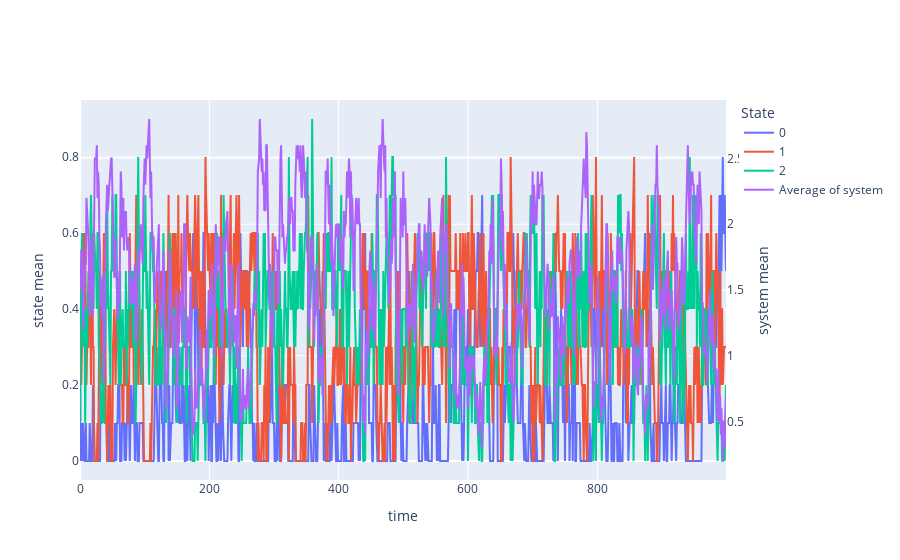

Source (notebook cell):
### Markdown cell above
For fixed system size, there exists a notable increase in the aligned spins as a function of chain length. The system seems to stabilize as the value chain increases.

### Code cell
# plot averages of populations over time
m.reset()
n    = 4
rule = generate_cycle(n)
g    = nx.path_graph(10)
m = Potts(g, agentStates = np.arange(rule.number_of_nodes()), 
          rules = rule)
m.t = .1
sim = m.simulate(1000)
lines = []
for state in range(ni):
    line = go.Scatter( y = (sim == state).mean(1), \
#                       legendgroup = 'state', \
                      name = f'{state}')
    lines.append(line)
lines.append(\
     go.Scatter(y = sim.mean(1), \
                name = 'Average of system',\
                yaxis = 'y2')
            )
fig = go.Figure(data = lines)
fig.update_layout(\
                 xaxis_title  = 'time',\
                 yaxis_title  = 'state mean',\
                 legend_title = 'State',\
                 yaxis2 = dict(overlaying = 'y',
                              side = 'right', \
                              title = 'system mean'))
fig.show()

### Figure 1 — Plotly figure (JSON) as saved in the notebook; plotly's stock layout.template omitted (floating-point values rounded to 4 significant figures; data arrays with more than 128 entries replaced by an {"elided": "..."} marker saying what was removed)
{"data": [{"name": "0", "type": "scatter", "y": {"elided": "1000 float values"}}, {"name": "1", "type": "scatter", "y": {"elided": "1000 float values"}}, {"name": "2", "type": "scatter", "y": {"elided": "1000 float values"}}, {"name": "Average of system", "type": "scatter", "y": {"elided": "1000 float values"}, "yaxis": "y2"}], "layout": {"autosize": true, "legend": {"title": {"text": "State"}}, "xaxis": {"autorange": true, "range": [0, 999], "title": {"text": "time"}}, "yaxis": {"autorange": true, "range": [-0.05, 0.95], "title": {"text": "state mean"}, "type": "linear"}, "yaxis2": {"autorange": true, "overlaying": "y", "range": [0.05556, 2.944], "side": "right", "title": {"text": "system mean"}, "type": "linear"}}}
